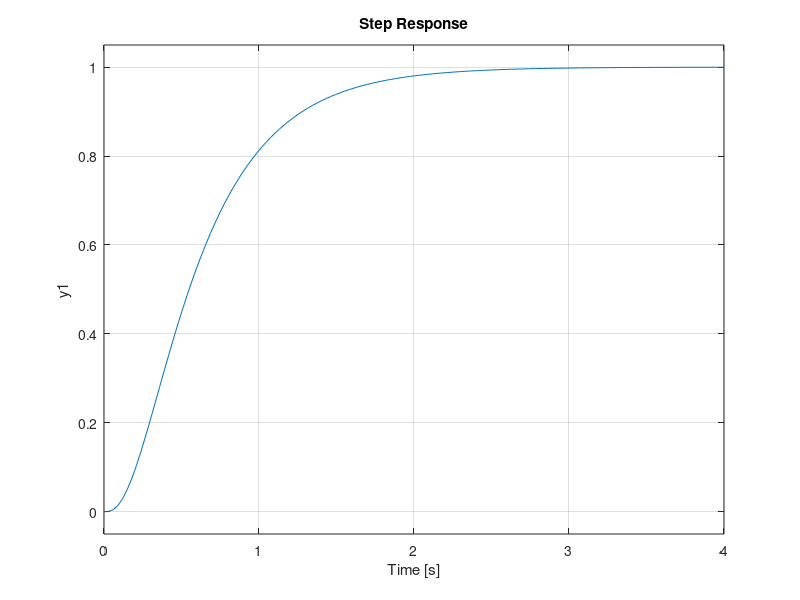

MATLAB code to generate this figure:
% Task 3

v0 = 27.78;
L = 2.7;

P_psi_from_delta = tf(v0/L,[1, 0]);

P_y_from_psi = tf(v0,[1, 0]);


% first plant (inner Loop)
% pidTuner(P_psi_from_delta,"P")

% Picked from output
C_inner.Kp = 2
%%
s = tf("s");

% Update model with pidtuner value
oltf_inner = C_inner.Kp * P_psi_from_delta;


%overide with kp_inner = 1
% oltf_inner = 1 * P_psi_from_delta;

cltf_inner = feedback(oltf_inner,1);

P_outer = cltf_inner * P_y_from_psi;


% pidTuner(P_outer, "PI")
% pidTuner(P_y_from_psi, "PI")


%% hand Calc 

P_loc = 3;
kp = 2*P_loc/v0;

ki = v0*kp^2/4;

Controller_outer = (kp + ki/s)

cltf_outer = feedback(Controller_outer * P_outer, 1);

precomp_loc = zero(Controller_outer);

precomp = -precomp_loc/(s-precomp_loc)


step(precomp*cltf_outer)

%% Precomp
% Controller_outer = (C_outer_2.Kp + C_outer_2.Ki/s);
% 
% cltf_outer = feedback(Controller_outer * P_outer, 1);
% 
% precomp_loc = zero(Controller_outer)
% 
% precomp = -precomp_loc/(s-precomp_loc)
% 
% 
% step(precomp*cltf_outer)


